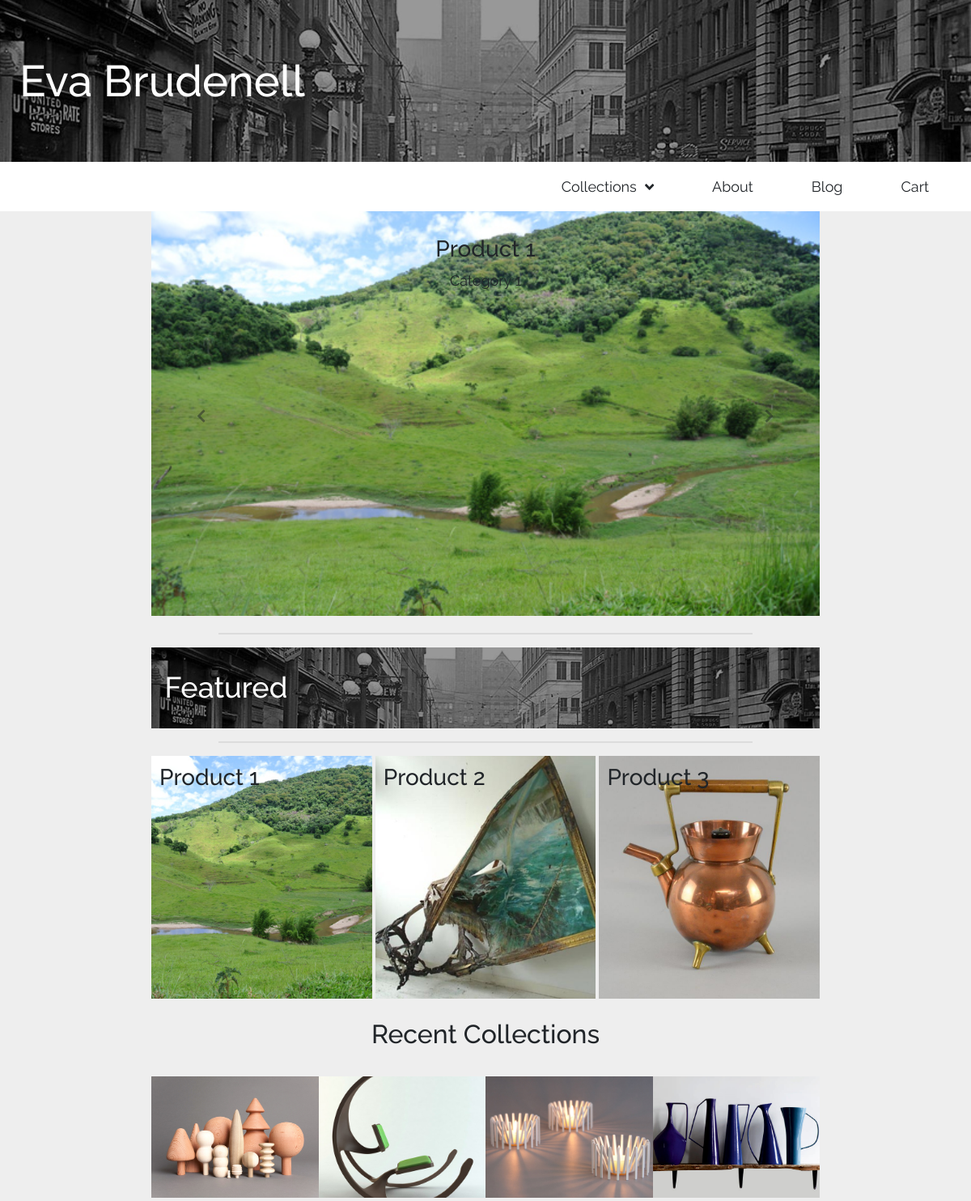
The app's page / (upper part), older data.
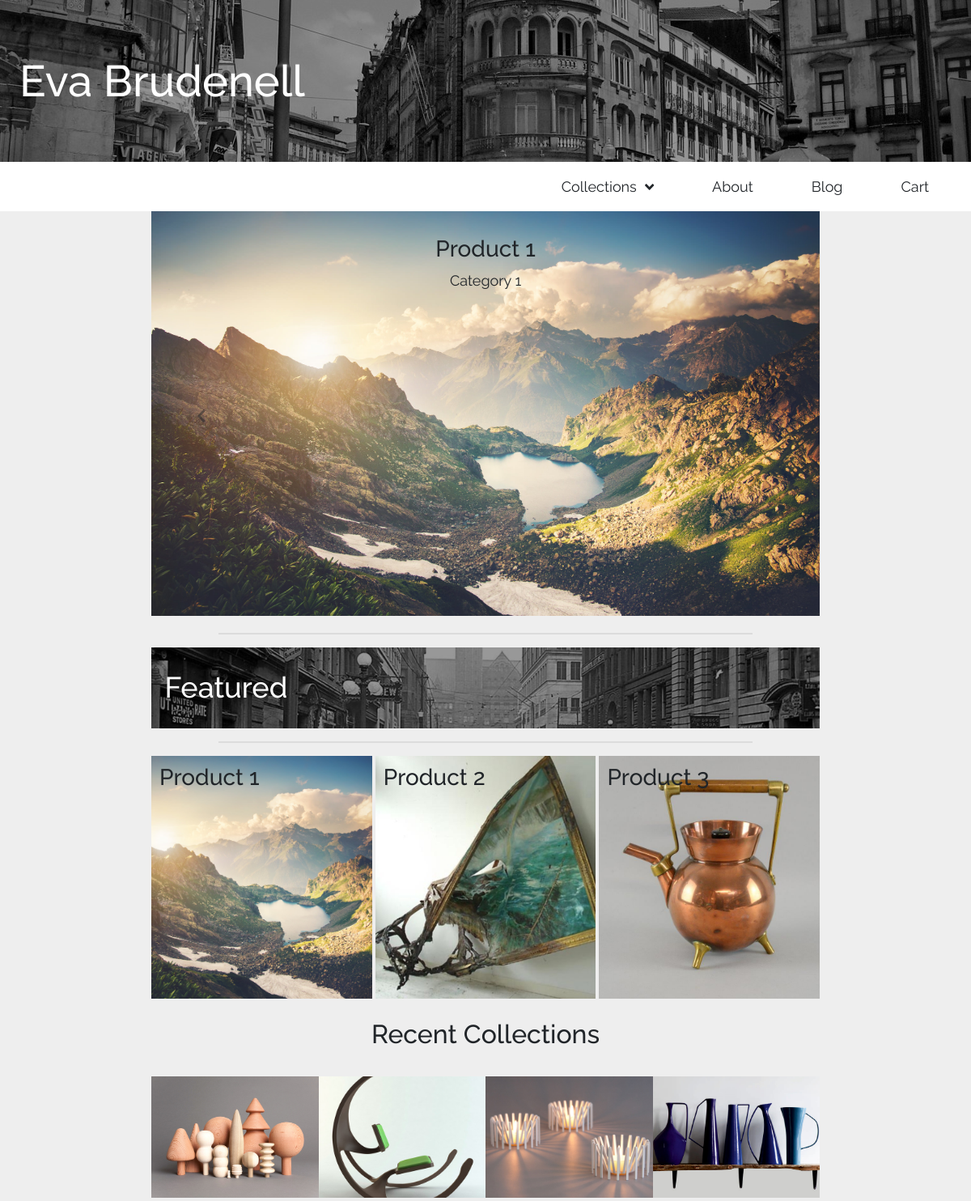
The same page, newer data.
### home/models.py (models this page shows, shortened)
class NavbarImage(models.Model):
	headline = models.CharField(max_length=50, blank=True, null=True)
	image = models.ImageField(upload_to='navigation', blank=True, null=True)

class HomeCarousel(models.Model):
	category = models.ForeignKey(Category, on_delete=models.CASCADE)

class HomeFeature(models.Model):
	product_one = models.ForeignKey(Product, on_delete=models.CASCADE)
	product_two = models.ForeignKey(Product, on_delete=models.CASCADE, related_name='product_two')
	product_three = models.ForeignKey(Product, on_delete=models.CASCADE, related_name='product_three')

### products/models.py (models this page shows, shortened)
class Photo(models.Model):
	product = models.ForeignKey(Product, on_delete=models.CASCADE)
	image = models.ImageField(upload_to='productimages', blank=True, null=True)

class Product(models.Model):
	name = models.CharField(max_length=50)
	category = models.ForeignKey(Category, on_delete=models.CASCADE)
	description = tinymce_models.HTMLField()
	price = models.DecimalField(max_digits=5, decimal_places=2, default=0)
	stock = models.IntegerField(default=0)
	quantity = models.IntegerField(default=0)
	variant = models.ForeignKey(ProductVariant, blank=True, null=True, on_delete=models.PROTECT)
	variant_two = models.ForeignKey(ProductVariant, blank=True, null=True, on_delete=models.PROTECT, related_name='variant_two')
	variant_three = models.ForeignKey(ProductVariant, blank=True, null=True, on_delete=models.PROTECT, related_name='variant_three')

class Category(models.Model):
	name = models.CharField(max_length=50, blank=True, null=True)
	image = models.ImageField(upload_to='productimages', blank=True, null=True)
	description = tinymce_models.HTMLField()
	def __str__(self):
		return self.name

### home/views.py (the view)
# urls.py: path('', views.home_view, name='home'),
def home_view(request):
	blogs = Blog.objects.order_by('-date')
	home_carousel = get_object_or_404(HomeCarousel)
	featured_products = get_object_or_404(HomeFeature)
	featured_categories = Category.objects.all()[0:4]
	return render(request, 'index.html', {'home_carousel': home_carousel, 'featured_products': featured_products, 'blogs': blogs, 'featured_categories': featured_categories,})

### home/context_processors.py (called while the page is built)
def nav_homepage(request):
	navbar_content = NavbarImage.objects.all()[0]
	return {'navbar_content': navbar_content}

### products/context_processors.py (called while the page is built)
def nav_categories(request):
	return {'categories': Category.objects.all()}

### home/templates/index.html (shortened to what this page needs)
{% extends "base.html" %}
{% load static %}
{% block content %}
<div id="hompagecarousel" class="carousel mycarousel slide" data-ride="carousel" style="width:100%;">
	<div class="carousel-inner" role="listbox">
		{% for product in home_carousel.category.product_set.all %}
			{% if forloop.first %}
				{% for photo in product.photo_set.all %}
					{% if forloop.first %}
							<div class="carousel-item active">
								<a onclick="location.href='{% url 'productdetail' product.pk %}'">
									<img class="d-block myimg"  src="/media/{{ photo.image }}">
							  		<div class="carousel-caption">
								    	<h3> {{ product.name }} </h3>
								    	<p>{{ home_carousel.category.name }}</p>
									</div>
								</a>
							</div>
					{% endif %}
				{% endfor %}
			{% endif %}
		{% endfor %}
	</div>
	<a class="carousel-control-prev color" href="#hompagecarousel" role="button" data-slide="prev">
		<i class="fa fa-chevron-left"></i>
	</a>
	<a class="carousel-control-next color" href="#hompagecarousel" role="button" data-slide="next">
		<i class="fa fa-chevron-right"></i>
	</a>
</div>
<hr>
<div class="rel headerwrap">
    <img class="headerimg" src="{% static 'photo.jpg' %}">
    <h3 class="abs smallheadertext">Featured</h3>
</div>
<hr>
<div class="featurewrapper">
	{% for photo in featured_products.product_one.photo_set.all %}
			{% if forloop.first %}
				<a class="rel feature" onclick="location.href='{% url 'productdetail' featured_products.product_one.pk %}'">
					<h3 class="abs productinfo">{{ featured_products.product_one.name }}</h3>
					<img  class="featureimg" src="/media/{{ photo.image }}">
				</a>
			{% endif %}
	{% endfor %}
	{% for photo in featured_products.product_two.photo_set.all %}
			{% if forloop.first %}
				<a class="rel feature" onclick="location.href='{% url 'productdetail' featured_products.product_two.pk %}'">
					<h3 class="abs productinfo">{{ featured_products.product_two.name }}</h3>
					<img class="featureimg" src="/media/{{ photo.image }}">
				</a>
			{% endif %}
	{% endfor %}
	{% for photo in featured_products.product_three.photo_set.all %}
			{% if forloop.first %}
				<a class="rel feature" onclick="location.href='{% url 'productdetail' featured_products.product_three.pk %}'">
					<h3 class="abs productinfo">{{ featured_products.product_three.name }}</h3>
					<img class="featureimg" src="/media/{{ photo.image }}">
				</a>
			{% endif %}
	{% endfor %}
</div>
<div class="hr"></div>
<h2 class="textheader">Recent Collections </h2>
<div class="hr"></div>
<div class="rowcontainer wrap">
	{% for category in featured_categories %}
		<a href="{% url 'productsall' category.pk %}" class="rel categorywrap">{{ collection }}
			<img class="categoryimg" src="/media/{{ category.image }}">
		</a>
	{% endfor %}
</div>
{% endblock %}

### templates/base.html (shortened to what this page needs)
{% load static %}
<!DOCTYPE html>
<html lang="en">
<head>
    <link rel="stylesheet" href="https://maxcdn.bootstrapcdn.com/bootstrap/4.0.0-beta.3/css/bootstrap.min.css">
    <link rel="stylesheet" type="text/css" href="{% static 'css/main.css' %}">
</head>
<body>
    <div class="rel headerwrap">
        <img class="backgroundimg" src="/media/{{ navbar_content.image }}">
        <a href="/" class="abs myheader">
           <h3 class="largeheadertext"> {{ navbar_content.headline }} </h3>
        </a>
    </div>
    <nav class="navbar navbar-expand-sm navbar-toggleable-sm navbar-light">
        <div class="collapse navbar-collapse" id="collapsibleNavbar">
            <div class="navbar-nav ml-auto">
                <div class="rel mydropdown" >
                    <div class="mydropdownbutton link" aria-label="DropdownButton">
                        <span class="buttonspacing"><span class="padright">Collections </span><i class="fas fa-angle-down"></i> </span>
                    </div>
                </div>
                <a class="link" href="{% url 'about' %}">About</a>
                <a class="link" href="{% url 'posts_all_view' %}">Blog</a>
                <a class="link" href="{% url 'cart_detail' %}">Cart</a>
            </div>
        </div>
    </nav>
    <div class="pagecontainer">
        <div class="contentcontainer">
            {% block content %}
            {% endblock %}
        </div>
    </div>
</body>
</html>

### static/css/main.css (style rules this page uses)
a { color: inherit; text-decoration: unset; }
hr { width: 80%; border-top: 2px solid #dcdcdc; }
.hr { height: 25px; }
body { font-family: 'Raleway', sans-serif; font-size: 14px; }
.link { color: #212529; background-color: white; padding: 0.5em; border: solid 0px; border-color: rgba(97,97,97,0); transition: color 0.2s; }
.mydropdown { cursor: pointer; }
.buttonspacing { display: flex; justify-content: space-between; align-items: center; }
.pagecontainer { width: 100%; background-color:#eeeeee; padding: 0px 10px; }
.contentcontainer { margin-left: auto; margin-right: auto; }
.textheader { text-align: center; }
.headerwrap { display: flex; align-items: center; flex-direction: row; justify-content: center; }
.backgroundimg { filter: brightness(0.6); object-fit: cover; width: 100%; height: 200px; }
.headerimg { filter: brightness(0.6); object-fit: cover; width: 100%; height: 100px; }
.myheader { width: 100%; }
.smallheadertext { padding-left: 2%; color:white; margin:unset; font-size:2em; }
.largeheadertext { padding-left: 2%; color:white; margin:unset; font-size:3em; }
.rowcontainer { display: flex; flex-direction: row; justify-content: space-around; }
.wrap { flex-wrap: wrap; }
.productinfo { margin-left: 10px; padding-top: 10px; width: 100%; display: flex; flex-direction: column; justify-content: space-around; }
.featurewrapper { cursor: pointer; width: 100%; display: flex; flex-direction: column; justify-content: space-between; }
.feature { width: 100%; }
.featureimg { width: 100%; height: 200px; object-fit:cover; }
.categoryimg { width: 100%; height: 150px; object-fit:cover; transition: filter 0.2s; }
.categorywrap { cursor: pointer; display: flex; flex-direction: column; justify-content: center; align-items: center; width: 50%; }
.myimg { width:100%; height: 500px; margin-bottom: 5px; object-fit: cover; }
.abs { position: absolute; }
.rel { position: relative; }
.padright { padding-right: 10px; }
@media only screen and (min-width: 575px) { body { font-size: 18px; } }
@media only screen and (min-width: 575px) { .headerwrap { justify-content: flex-start; } }
@media only screen and (min-width: 575px) { .featurewrapper { flex-direction: row; } }
@media only screen and (min-width: 575px) { .feature { width: 33%; } }
@media only screen and (min-width: 575px) { .link { padding: 0.5em 2em; } }
@media only screen and (min-width: 575px) { .mydropdownbutton { display: block; justify-content: unset; } }
@media only screen and (min-width: 575px) { .myimg { height: 500px; } }
@media only screen and (min-width: 767px) { .featureimg { height: 300px; } }
@media only screen and (min-width: 1200px) { .contentcontainer { width: 70%; } }
@media only screen and (min-width: 1200px) { .categorywrap { width: 25%; } }
.color { color: #212529; transition: color 0.01s; }
.carousel-caption { cursor: pointer; color: #212529; padding: unset; top: 30px; }

Row changes from the older to the newer data that the page shows:
changed NavbarImage "Eva Brudenell": image: a different picture
changed Photo (number 1 of 3 on the later page): image: a different picture
